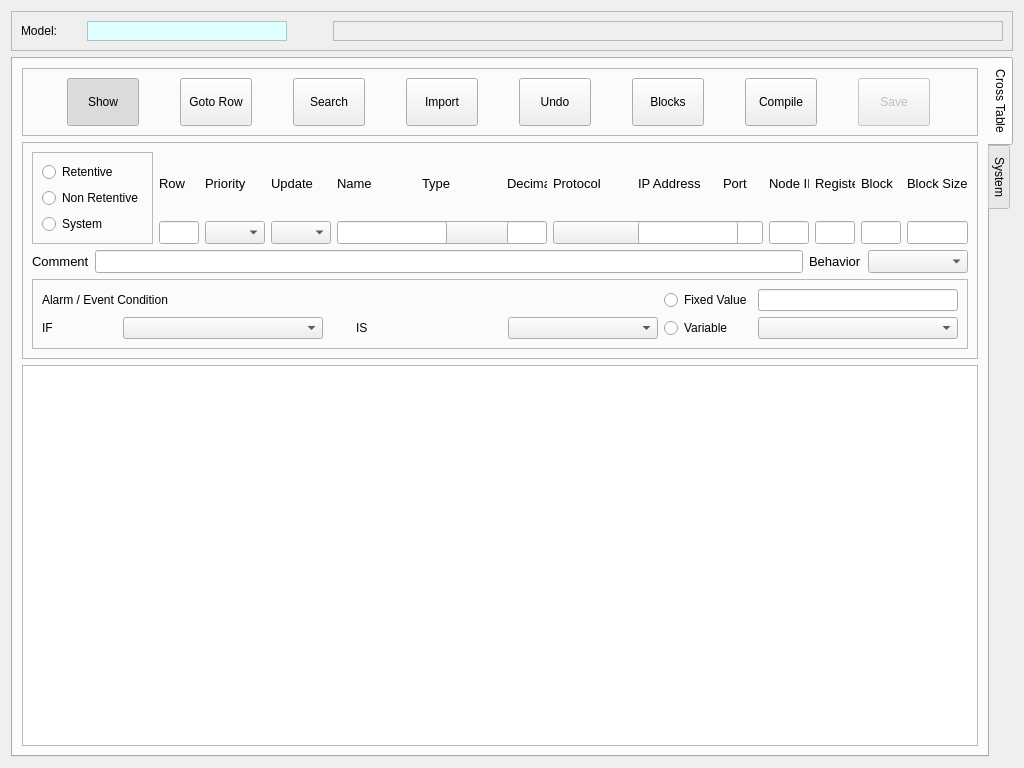
<?xml version="1.0" encoding="UTF-8"?>
<ui version="4.0">
 <class>ctedit</class>
 <widget class="QDialog" name="ctedit">
  <property name="geometry">
   <rect>
    <x>0</x>
    <y>0</y>
    <width>1024</width>
    <height>768</height>
   </rect>
  </property>
  <property name="minimumSize">
   <size>
    <width>800</width>
    <height>600</height>
   </size>
  </property>
  <property name="windowTitle">
   <string>Cross Table Editor</string>
  </property>
  <layout class="QVBoxLayout" name="verticalLayout_4">
   <item>
    <widget class="QFrame" name="fraMessage">
     <property name="frameShape">
      <enum>QFrame::StyledPanel</enum>
     </property>
     <property name="frameShadow">
      <enum>QFrame::Raised</enum>
     </property>
     <layout class="QHBoxLayout" name="horizontalLayout_4">
      <item>
       <widget class="QLabel" name="lblModelP">
        <property name="maximumSize">
         <size>
          <width>60</width>
          <height>16777215</height>
         </size>
        </property>
        <property name="text">
         <string>Model:</string>
        </property>
       </widget>
      </item>
      <item>
       <widget class="QLabel" name="lblModel">
        <property name="minimumSize">
         <size>
          <width>200</width>
          <height>0</height>
         </size>
        </property>
        <property name="maximumSize">
         <size>
          <width>200</width>
          <height>16777215</height>
         </size>
        </property>
        <property name="styleSheet">
         <string notr="true">background-color: LightCyan </string>
        </property>
        <property name="frameShape">
         <enum>QFrame::StyledPanel</enum>
        </property>
        <property name="text">
         <string/>
        </property>
        <property name="alignment">
         <set>Qt::AlignCenter</set>
        </property>
       </widget>
      </item>
      <item>
       <spacer name="horizontalSpacer_2">
        <property name="orientation">
         <enum>Qt::Horizontal</enum>
        </property>
        <property name="sizeType">
         <enum>QSizePolicy::Maximum</enum>
        </property>
        <property name="sizeHint" stdset="0">
         <size>
          <width>40</width>
          <height>20</height>
         </size>
        </property>
       </spacer>
      </item>
      <item>
       <widget class="QLabel" name="lblMessage">
        <property name="minimumSize">
         <size>
          <width>400</width>
          <height>0</height>
         </size>
        </property>
        <property name="frameShape">
         <enum>QFrame::StyledPanel</enum>
        </property>
        <property name="text">
         <string/>
        </property>
       </widget>
      </item>
     </layout>
    </widget>
   </item>
   <item>
    <widget class="QTabWidget" name="tabWidget">
     <property name="enabled">
      <bool>true</bool>
     </property>
     <property name="tabPosition">
      <enum>QTabWidget::East</enum>
     </property>
     <property name="currentIndex">
      <number>0</number>
     </property>
     <widget class="QWidget" name="tabCT">
      <property name="enabled">
       <bool>true</bool>
      </property>
      <attribute name="title">
       <string>Cross Table</string>
      </attribute>
      <layout class="QVBoxLayout" name="verticalLayout_3">
       <item>
        <widget class="QFrame" name="fraBottoni">
         <property name="frameShape">
          <enum>QFrame::StyledPanel</enum>
         </property>
         <property name="frameShadow">
          <enum>QFrame::Raised</enum>
         </property>
         <layout class="QHBoxLayout" name="horizontalLayout_3">
          <item>
           <widget class="QPushButton" name="cmdHideShow">
            <property name="minimumSize">
             <size>
              <width>72</width>
              <height>48</height>
             </size>
            </property>
            <property name="maximumSize">
             <size>
              <width>72</width>
              <height>48</height>
             </size>
            </property>
            <property name="toolTip">
             <string>Show or Hide unused rows</string>
            </property>
            <property name="text">
             <string>Show</string>
            </property>
            <property name="checkable">
             <bool>true</bool>
            </property>
            <property name="checked">
             <bool>true</bool>
            </property>
            <property name="autoDefault">
             <bool>false</bool>
            </property>
           </widget>
          </item>
          <item>
           <widget class="QPushButton" name="cmdGotoRow">
            <property name="minimumSize">
             <size>
              <width>72</width>
              <height>48</height>
             </size>
            </property>
            <property name="maximumSize">
             <size>
              <width>72</width>
              <height>48</height>
             </size>
            </property>
            <property name="toolTip">
             <string>Import User Data from another Cross Table File</string>
            </property>
            <property name="text">
             <string>Goto Row</string>
            </property>
            <property name="checkable">
             <bool>false</bool>
            </property>
            <property name="autoDefault">
             <bool>false</bool>
            </property>
           </widget>
          </item>
          <item>
           <widget class="QPushButton" name="cmdSearch">
            <property name="minimumSize">
             <size>
              <width>72</width>
              <height>48</height>
             </size>
            </property>
            <property name="maximumSize">
             <size>
              <width>72</width>
              <height>48</height>
             </size>
            </property>
            <property name="toolTip">
             <string>Import User Data from another Cross Table File</string>
            </property>
            <property name="text">
             <string>Search</string>
            </property>
            <property name="checkable">
             <bool>false</bool>
            </property>
            <property name="autoDefault">
             <bool>false</bool>
            </property>
           </widget>
          </item>
          <item>
           <widget class="QPushButton" name="cmdImport">
            <property name="minimumSize">
             <size>
              <width>72</width>
              <height>48</height>
             </size>
            </property>
            <property name="maximumSize">
             <size>
              <width>72</width>
              <height>48</height>
             </size>
            </property>
            <property name="toolTip">
             <string>Import User Data from another Cross Table File</string>
            </property>
            <property name="text">
             <string>Import</string>
            </property>
            <property name="checkable">
             <bool>false</bool>
            </property>
            <property name="autoDefault">
             <bool>false</bool>
            </property>
           </widget>
          </item>
          <item>
           <widget class="QPushButton" name="cmdUndo">
            <property name="minimumSize">
             <size>
              <width>72</width>
              <height>48</height>
             </size>
            </property>
            <property name="maximumSize">
             <size>
              <width>72</width>
              <height>48</height>
             </size>
            </property>
            <property name="text">
             <string>Undo</string>
            </property>
            <property name="checkable">
             <bool>false</bool>
            </property>
            <property name="autoDefault">
             <bool>false</bool>
            </property>
           </widget>
          </item>
          <item>
           <widget class="QPushButton" name="cmdBlocchi">
            <property name="minimumSize">
             <size>
              <width>72</width>
              <height>48</height>
             </size>
            </property>
            <property name="maximumSize">
             <size>
              <width>72</width>
              <height>48</height>
             </size>
            </property>
            <property name="text">
             <string>Blocks</string>
            </property>
            <property name="checkable">
             <bool>false</bool>
            </property>
            <property name="autoDefault">
             <bool>false</bool>
            </property>
           </widget>
          </item>
          <item>
           <widget class="QPushButton" name="cmdCompile">
            <property name="minimumSize">
             <size>
              <width>72</width>
              <height>48</height>
             </size>
            </property>
            <property name="maximumSize">
             <size>
              <width>72</width>
              <height>48</height>
             </size>
            </property>
            <property name="text">
             <string>Compile</string>
            </property>
            <property name="checkable">
             <bool>false</bool>
            </property>
            <property name="autoDefault">
             <bool>false</bool>
            </property>
           </widget>
          </item>
          <item>
           <widget class="QPushButton" name="cmdSave">
            <property name="enabled">
             <bool>false</bool>
            </property>
            <property name="minimumSize">
             <size>
              <width>72</width>
              <height>48</height>
             </size>
            </property>
            <property name="maximumSize">
             <size>
              <width>72</width>
              <height>48</height>
             </size>
            </property>
            <property name="toolTip">
             <string>Save changes</string>
            </property>
            <property name="text">
             <string>Save</string>
            </property>
            <property name="checkable">
             <bool>false</bool>
            </property>
            <property name="autoDefault">
             <bool>false</bool>
            </property>
           </widget>
          </item>
         </layout>
        </widget>
       </item>
       <item>
        <widget class="QFrame" name="fraEdit">
         <property name="frameShape">
          <enum>QFrame::StyledPanel</enum>
         </property>
         <property name="frameShadow">
          <enum>QFrame::Raised</enum>
         </property>
         <layout class="QVBoxLayout" name="verticalLayout_2">
          <item>
           <layout class="QHBoxLayout" name="horizontalLayout_2">
            <item>
             <widget class="QFrame" name="fraOptions">
              <property name="frameShape">
               <enum>QFrame::StyledPanel</enum>
              </property>
              <property name="frameShadow">
               <enum>QFrame::Raised</enum>
              </property>
              <layout class="QVBoxLayout" name="verticalLayout">
               <item>
                <widget class="QRadioButton" name="optRetentive">
                 <property name="font">
                  <font>
                   <pointsize>9</pointsize>
                  </font>
                 </property>
                 <property name="text">
                  <string>Retentive</string>
                 </property>
                </widget>
               </item>
               <item>
                <widget class="QRadioButton" name="optNonRetentive">
                 <property name="font">
                  <font>
                   <pointsize>9</pointsize>
                  </font>
                 </property>
                 <property name="text">
                  <string>Non Retentive</string>
                 </property>
                </widget>
               </item>
               <item>
                <widget class="QRadioButton" name="optSystem">
                 <property name="font">
                  <font>
                   <pointsize>9</pointsize>
                  </font>
                 </property>
                 <property name="text">
                  <string>System</string>
                 </property>
                </widget>
               </item>
              </layout>
             </widget>
            </item>
            <item>
             <layout class="QGridLayout" name="gridLayout">
              <item row="2" column="9">
               <widget class="QLabel" name="lblNode">
                <property name="minimumSize">
                 <size>
                  <width>40</width>
                  <height>0</height>
                 </size>
                </property>
                <property name="font">
                 <font>
                  <pointsize>10</pointsize>
                 </font>
                </property>
                <property name="text">
                 <string>Node ID</string>
                </property>
                <property name="buddy">
                 <cstring>txtNode</cstring>
                </property>
               </widget>
              </item>
              <item row="2" column="11">
               <widget class="QLabel" name="lblBlock">
                <property name="minimumSize">
                 <size>
                  <width>40</width>
                  <height>0</height>
                 </size>
                </property>
                <property name="font">
                 <font>
                  <pointsize>10</pointsize>
                 </font>
                </property>
                <property name="text">
                 <string>Block</string>
                </property>
                <property name="buddy">
                 <cstring>txtBlock</cstring>
                </property>
               </widget>
              </item>
              <item row="2" column="12">
               <widget class="QLabel" name="lblBlockSize">
                <property name="font">
                 <font>
                  <pointsize>10</pointsize>
                 </font>
                </property>
                <property name="text">
                 <string>Block Size</string>
                </property>
                <property name="buddy">
                 <cstring>txtBlockSize</cstring>
                </property>
               </widget>
              </item>
              <item row="2" column="3">
               <widget class="QLabel" name="lblName">
                <property name="minimumSize">
                 <size>
                  <width>110</width>
                  <height>0</height>
                 </size>
                </property>
                <property name="font">
                 <font>
                  <pointsize>10</pointsize>
                 </font>
                </property>
                <property name="text">
                 <string>Name</string>
                </property>
                <property name="buddy">
                 <cstring>txtName</cstring>
                </property>
               </widget>
              </item>
              <item row="2" column="8">
               <widget class="QLabel" name="lblPort">
                <property name="minimumSize">
                 <size>
                  <width>40</width>
                  <height>0</height>
                 </size>
                </property>
                <property name="font">
                 <font>
                  <pointsize>10</pointsize>
                 </font>
                </property>
                <property name="text">
                 <string>Port</string>
                </property>
                <property name="buddy">
                 <cstring>txtPort</cstring>
                </property>
               </widget>
              </item>
              <item row="2" column="10">
               <widget class="QLabel" name="lblRegister">
                <property name="minimumSize">
                 <size>
                  <width>40</width>
                  <height>0</height>
                 </size>
                </property>
                <property name="font">
                 <font>
                  <pointsize>10</pointsize>
                 </font>
                </property>
                <property name="text">
                 <string>Register</string>
                </property>
                <property name="buddy">
                 <cstring>txtRegister</cstring>
                </property>
               </widget>
              </item>
              <item row="2" column="4">
               <widget class="QLabel" name="lblType">
                <property name="minimumSize">
                 <size>
                  <width>100</width>
                  <height>0</height>
                 </size>
                </property>
                <property name="font">
                 <font>
                  <pointsize>10</pointsize>
                 </font>
                </property>
                <property name="text">
                 <string>Type</string>
                </property>
                <property name="buddy">
                 <cstring>cboType</cstring>
                </property>
               </widget>
              </item>
              <item row="2" column="6">
               <widget class="QLabel" name="lblProtocol">
                <property name="minimumSize">
                 <size>
                  <width>100</width>
                  <height>0</height>
                 </size>
                </property>
                <property name="font">
                 <font>
                  <pointsize>10</pointsize>
                 </font>
                </property>
                <property name="text">
                 <string>Protocol</string>
                </property>
                <property name="buddy">
                 <cstring>cboProtocol</cstring>
                </property>
               </widget>
              </item>
              <item row="2" column="7">
               <widget class="QLabel" name="lblIp">
                <property name="minimumSize">
                 <size>
                  <width>100</width>
                  <height>0</height>
                 </size>
                </property>
                <property name="font">
                 <font>
                  <pointsize>10</pointsize>
                 </font>
                </property>
                <property name="text">
                 <string>IP Address</string>
                </property>
                <property name="buddy">
                 <cstring>txtIP</cstring>
                </property>
               </widget>
              </item>
              <item row="7" column="6">
               <widget class="QComboBox" name="cboProtocol">
                <property name="minimumSize">
                 <size>
                  <width>100</width>
                  <height>0</height>
                 </size>
                </property>
                <property name="font">
                 <font>
                  <pointsize>10</pointsize>
                 </font>
                </property>
               </widget>
              </item>
              <item row="7" column="8">
               <widget class="QLineEdit" name="txtPort">
                <property name="minimumSize">
                 <size>
                  <width>40</width>
                  <height>0</height>
                 </size>
                </property>
                <property name="font">
                 <font>
                  <pointsize>10</pointsize>
                 </font>
                </property>
                <property name="maxLength">
                 <number>6</number>
                </property>
                <property name="alignment">
                 <set>Qt::AlignRight|Qt::AlignTrailing|Qt::AlignVCenter</set>
                </property>
               </widget>
              </item>
              <item row="7" column="4">
               <widget class="QComboBox" name="cboType">
                <property name="minimumSize">
                 <size>
                  <width>100</width>
                  <height>0</height>
                 </size>
                </property>
                <property name="font">
                 <font>
                  <pointsize>10</pointsize>
                 </font>
                </property>
               </widget>
              </item>
              <item row="2" column="2">
               <widget class="QLabel" name="lblUpdate">
                <property name="minimumSize">
                 <size>
                  <width>60</width>
                  <height>0</height>
                 </size>
                </property>
                <property name="font">
                 <font>
                  <pointsize>10</pointsize>
                 </font>
                </property>
                <property name="text">
                 <string>Update</string>
                </property>
                <property name="buddy">
                 <cstring>cboUpdate</cstring>
                </property>
               </widget>
              </item>
              <item row="7" column="11">
               <widget class="QLineEdit" name="txtBlock">
                <property name="minimumSize">
                 <size>
                  <width>40</width>
                  <height>0</height>
                 </size>
                </property>
                <property name="font">
                 <font>
                  <pointsize>10</pointsize>
                 </font>
                </property>
                <property name="maxLength">
                 <number>6</number>
                </property>
                <property name="alignment">
                 <set>Qt::AlignRight|Qt::AlignTrailing|Qt::AlignVCenter</set>
                </property>
               </widget>
              </item>
              <item row="2" column="5">
               <widget class="QLabel" name="lblDecimal">
                <property name="minimumSize">
                 <size>
                  <width>40</width>
                  <height>0</height>
                 </size>
                </property>
                <property name="font">
                 <font>
                  <pointsize>10</pointsize>
                 </font>
                </property>
                <property name="text">
                 <string>Decimal</string>
                </property>
                <property name="buddy">
                 <cstring>txtDecimal</cstring>
                </property>
               </widget>
              </item>
              <item row="7" column="9">
               <widget class="QLineEdit" name="txtNode">
                <property name="minimumSize">
                 <size>
                  <width>40</width>
                  <height>0</height>
                 </size>
                </property>
                <property name="font">
                 <font>
                  <pointsize>10</pointsize>
                 </font>
                </property>
                <property name="maxLength">
                 <number>6</number>
                </property>
                <property name="alignment">
                 <set>Qt::AlignRight|Qt::AlignTrailing|Qt::AlignVCenter</set>
                </property>
               </widget>
              </item>
              <item row="7" column="3">
               <widget class="QLineEdit" name="txtName">
                <property name="minimumSize">
                 <size>
                  <width>110</width>
                  <height>0</height>
                 </size>
                </property>
                <property name="font">
                 <font>
                  <pointsize>10</pointsize>
                 </font>
                </property>
                <property name="maxLength">
                 <number>16</number>
                </property>
               </widget>
              </item>
              <item row="7" column="12">
               <widget class="QLineEdit" name="txtBlockSize">
                <property name="minimumSize">
                 <size>
                  <width>40</width>
                  <height>0</height>
                 </size>
                </property>
                <property name="font">
                 <font>
                  <pointsize>10</pointsize>
                 </font>
                </property>
                <property name="maxLength">
                 <number>6</number>
                </property>
                <property name="alignment">
                 <set>Qt::AlignRight|Qt::AlignTrailing|Qt::AlignVCenter</set>
                </property>
               </widget>
              </item>
              <item row="7" column="7">
               <widget class="QLineEdit" name="txtIP">
                <property name="minimumSize">
                 <size>
                  <width>100</width>
                  <height>0</height>
                 </size>
                </property>
                <property name="font">
                 <font>
                  <pointsize>10</pointsize>
                 </font>
                </property>
               </widget>
              </item>
              <item row="7" column="2">
               <widget class="QComboBox" name="cboUpdate">
                <property name="minimumSize">
                 <size>
                  <width>60</width>
                  <height>0</height>
                 </size>
                </property>
                <property name="font">
                 <font>
                  <pointsize>10</pointsize>
                 </font>
                </property>
               </widget>
              </item>
              <item row="7" column="10">
               <widget class="QLineEdit" name="txtRegister">
                <property name="minimumSize">
                 <size>
                  <width>40</width>
                  <height>0</height>
                 </size>
                </property>
                <property name="font">
                 <font>
                  <pointsize>10</pointsize>
                 </font>
                </property>
                <property name="maxLength">
                 <number>6</number>
                </property>
                <property name="alignment">
                 <set>Qt::AlignRight|Qt::AlignTrailing|Qt::AlignVCenter</set>
                </property>
               </widget>
              </item>
              <item row="2" column="1">
               <widget class="QLabel" name="lblPriority">
                <property name="minimumSize">
                 <size>
                  <width>60</width>
                  <height>0</height>
                 </size>
                </property>
                <property name="font">
                 <font>
                  <pointsize>10</pointsize>
                 </font>
                </property>
                <property name="text">
                 <string>Priority</string>
                </property>
                <property name="buddy">
                 <cstring>cboPriority</cstring>
                </property>
               </widget>
              </item>
              <item row="7" column="1">
               <widget class="QComboBox" name="cboPriority">
                <property name="minimumSize">
                 <size>
                  <width>60</width>
                  <height>0</height>
                 </size>
                </property>
                <property name="font">
                 <font>
                  <pointsize>10</pointsize>
                 </font>
                </property>
               </widget>
              </item>
              <item row="2" column="0">
               <widget class="QLabel" name="lblRow">
                <property name="minimumSize">
                 <size>
                  <width>40</width>
                  <height>0</height>
                 </size>
                </property>
                <property name="font">
                 <font>
                  <pointsize>10</pointsize>
                 </font>
                </property>
                <property name="text">
                 <string>Row</string>
                </property>
                <property name="buddy">
                 <cstring>txtRow</cstring>
                </property>
               </widget>
              </item>
              <item row="7" column="0">
               <widget class="QLineEdit" name="txtRow">
                <property name="minimumSize">
                 <size>
                  <width>40</width>
                  <height>0</height>
                 </size>
                </property>
                <property name="font">
                 <font>
                  <pointsize>10</pointsize>
                 </font>
                </property>
                <property name="maxLength">
                 <number>6</number>
                </property>
                <property name="alignment">
                 <set>Qt::AlignRight|Qt::AlignTrailing|Qt::AlignVCenter</set>
                </property>
               </widget>
              </item>
              <item row="7" column="5">
               <widget class="QLineEdit" name="txtDecimal">
                <property name="minimumSize">
                 <size>
                  <width>40</width>
                  <height>0</height>
                 </size>
                </property>
                <property name="font">
                 <font>
                  <pointsize>10</pointsize>
                 </font>
                </property>
                <property name="maxLength">
                 <number>6</number>
                </property>
                <property name="alignment">
                 <set>Qt::AlignRight|Qt::AlignTrailing|Qt::AlignVCenter</set>
                </property>
               </widget>
              </item>
             </layout>
            </item>
           </layout>
          </item>
          <item>
           <layout class="QHBoxLayout" name="horizontalLayout">
            <item>
             <widget class="QLabel" name="lblComment">
              <property name="font">
               <font>
                <pointsize>10</pointsize>
               </font>
              </property>
              <property name="text">
               <string>Comment</string>
              </property>
              <property name="buddy">
               <cstring>txtComment</cstring>
              </property>
             </widget>
            </item>
            <item>
             <widget class="QLineEdit" name="txtComment">
              <property name="minimumSize">
               <size>
                <width>130</width>
                <height>0</height>
               </size>
              </property>
              <property name="font">
               <font>
                <pointsize>10</pointsize>
               </font>
              </property>
              <property name="maxLength">
               <number>128</number>
              </property>
             </widget>
            </item>
            <item>
             <widget class="QLabel" name="lblBehavior">
              <property name="font">
               <font>
                <pointsize>10</pointsize>
               </font>
              </property>
              <property name="text">
               <string>Behavior</string>
              </property>
              <property name="buddy">
               <cstring>cboBehavior</cstring>
              </property>
             </widget>
            </item>
            <item>
             <widget class="QComboBox" name="cboBehavior">
              <property name="minimumSize">
               <size>
                <width>100</width>
                <height>0</height>
               </size>
              </property>
              <property name="font">
               <font>
                <pointsize>10</pointsize>
               </font>
              </property>
             </widget>
            </item>
           </layout>
          </item>
          <item>
           <widget class="QFrame" name="fraCondition">
            <property name="frameShape">
             <enum>QFrame::StyledPanel</enum>
            </property>
            <property name="frameShadow">
             <enum>QFrame::Raised</enum>
            </property>
            <layout class="QGridLayout" name="gridLayout_2">
             <item row="0" column="0" colspan="2">
              <widget class="QLabel" name="lblCondition">
               <property name="text">
                <string>Alarm / Event Condition</string>
               </property>
              </widget>
             </item>
             <item row="0" column="2" colspan="2">
              <spacer name="horizontalSpacer">
               <property name="orientation">
                <enum>Qt::Horizontal</enum>
               </property>
               <property name="sizeHint" stdset="0">
                <size>
                 <width>299</width>
                 <height>20</height>
                </size>
               </property>
              </spacer>
             </item>
             <item row="0" column="5">
              <widget class="QRadioButton" name="optFixedVal">
               <property name="text">
                <string>Fixed Value</string>
               </property>
              </widget>
             </item>
             <item row="0" column="6">
              <widget class="QLineEdit" name="txtFixedValue">
               <property name="minimumSize">
                <size>
                 <width>150</width>
                 <height>0</height>
                </size>
               </property>
               <property name="maximumSize">
                <size>
                 <width>200</width>
                 <height>16777215</height>
                </size>
               </property>
               <property name="alignment">
                <set>Qt::AlignRight|Qt::AlignTrailing|Qt::AlignVCenter</set>
               </property>
              </widget>
             </item>
             <item row="1" column="0">
              <widget class="QLabel" name="lblIf">
               <property name="text">
                <string>IF</string>
               </property>
               <property name="buddy">
                <cstring>cboVariable1</cstring>
               </property>
              </widget>
             </item>
             <item row="1" column="1" colspan="2">
              <widget class="QComboBox" name="cboVariable1">
               <property name="minimumSize">
                <size>
                 <width>150</width>
                 <height>0</height>
                </size>
               </property>
               <property name="maximumSize">
                <size>
                 <width>200</width>
                 <height>16777215</height>
                </size>
               </property>
               <property name="insertPolicy">
                <enum>QComboBox::InsertAlphabetically</enum>
               </property>
              </widget>
             </item>
             <item row="1" column="3">
              <widget class="QLabel" name="lblIs">
               <property name="text">
                <string>IS</string>
               </property>
               <property name="buddy">
                <cstring>cboCondition</cstring>
               </property>
              </widget>
             </item>
             <item row="1" column="4">
              <widget class="QComboBox" name="cboCondition">
               <property name="minimumSize">
                <size>
                 <width>150</width>
                 <height>0</height>
                </size>
               </property>
               <property name="maximumSize">
                <size>
                 <width>150</width>
                 <height>16777215</height>
                </size>
               </property>
              </widget>
             </item>
             <item row="1" column="5">
              <widget class="QRadioButton" name="optVariableVal">
               <property name="text">
                <string>Variable</string>
               </property>
              </widget>
             </item>
             <item row="1" column="6">
              <widget class="QComboBox" name="cboVariable2">
               <property name="minimumSize">
                <size>
                 <width>150</width>
                 <height>0</height>
                </size>
               </property>
               <property name="maximumSize">
                <size>
                 <width>200</width>
                 <height>16777215</height>
                </size>
               </property>
               <property name="insertPolicy">
                <enum>QComboBox::InsertAlphabetically</enum>
               </property>
              </widget>
             </item>
            </layout>
           </widget>
          </item>
         </layout>
        </widget>
       </item>
       <item>
        <widget class="QTableWidget" name="tblCT"/>
       </item>
      </layout>
     </widget>
     <widget class="QWidget" name="tabSystem">
      <property name="enabled">
       <bool>false</bool>
      </property>
      <attribute name="title">
       <string>System</string>
      </attribute>
     </widget>
    </widget>
   </item>
  </layout>
 </widget>
 <tabstops>
  <tabstop>tabWidget</tabstop>
  <tabstop>cmdHideShow</tabstop>
  <tabstop>cmdGotoRow</tabstop>
  <tabstop>cmdSearch</tabstop>
  <tabstop>cmdImport</tabstop>
  <tabstop>cmdUndo</tabstop>
  <tabstop>cmdBlocchi</tabstop>
  <tabstop>cmdCompile</tabstop>
  <tabstop>cmdSave</tabstop>
  <tabstop>optRetentive</tabstop>
  <tabstop>optNonRetentive</tabstop>
  <tabstop>optSystem</tabstop>
  <tabstop>cboProtocol</tabstop>
  <tabstop>txtPort</tabstop>
  <tabstop>cboType</tabstop>
  <tabstop>txtBlock</tabstop>
  <tabstop>txtNode</tabstop>
  <tabstop>txtName</tabstop>
  <tabstop>txtBlockSize</tabstop>
  <tabstop>txtIP</tabstop>
  <tabstop>cboUpdate</tabstop>
  <tabstop>txtRegister</tabstop>
  <tabstop>cboPriority</tabstop>
  <tabstop>txtRow</tabstop>
  <tabstop>txtDecimal</tabstop>
  <tabstop>txtComment</tabstop>
  <tabstop>cboBehavior</tabstop>
  <tabstop>optFixedVal</tabstop>
  <tabstop>txtFixedValue</tabstop>
  <tabstop>cboVariable1</tabstop>
  <tabstop>cboCondition</tabstop>
  <tabstop>optVariableVal</tabstop>
  <tabstop>cboVariable2</tabstop>
  <tabstop>tblCT</tabstop>
 </tabstops>
 <resources/>
 <connections/>
</ui>
